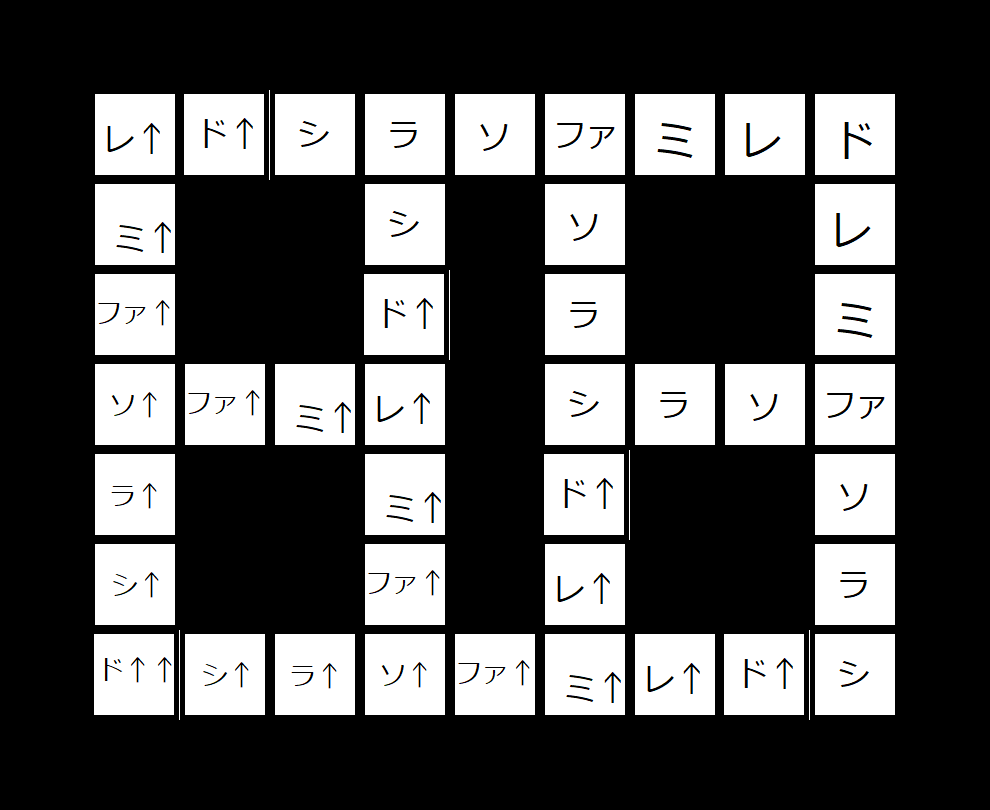

A level layout from a 2D game, rendered from its tile map. Below: a short description, then the map file with its tile-grid data intact:
An orthogonal 11x9 tile map with 90x90 px tiles, 1 tile layer (タイル・レイヤー1).

<map version="2017.05.26" orientation="orthogonal" renderorder="right-down" width="11" height="9" tilewidth="90" tileheight="90" nextobjectid="1">
 <tileset firstgid="1" source="stage1-1.tsx" />
 <layer name="タイル・レイヤー1" width="11" height="9">
  <data encoding="csv">
0,0,0,0,0,0,0,0,0,0,0,
0,10,9,8,7,6,5,4,3,2,0,
0,11,0,0,8,0,6,0,0,3,0,
0,12,0,0,9,0,7,0,0,4,0,
0,13,12,11,10,0,8,7,6,5,0,
0,14,0,0,11,0,9,0,0,6,0,
0,15,0,0,12,0,10,0,0,7,0,
0,16,15,14,13,12,11,10,9,8,0,
0,0,0,0,0,0,0,0,0,0,0
</data>
 </layer>
</map>
